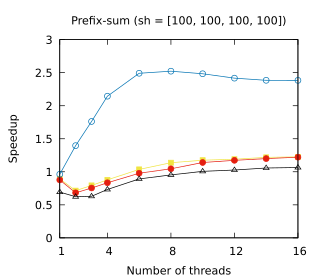

Here is the gnuplot script that generated this plot:
set title "Prefix-sum (sh = [100, 100, 100, 100])"
set terminal pdf size 3.2,2.8
set output "./results-intel-12900/Prefix-sum_sh___[100,_100,_100,_100].pdf"
set key off
set xrange [1:16]
set xtics (1, 4, 8, 12, 16, 20, 24, 28, 32)
set xlabel "Number of threads"
set yrange [0:3]
set ylabel "Speedup"
plot './results-intel-12900/Prefix-sum_sh___[100,_100,_100,_100].dat' using 1:2 title "Sequential row-based" ls 5 lw 1 pointsize 0.6 with linespoints, \
  './results-intel-12900/Prefix-sum_sh___[100,_100,_100,_100].dat' using 1:3 title "Column-wise chained" ls 7 lw 1 pointsize 0.7 with linespoints, \
  './results-intel-12900/Prefix-sum_sh___[100,_100,_100,_100].dat' using 1:4 title "Row-wise chained" ls 8 lw 1 pointsize 0.7 with linespoints, \
  './results-intel-12900/Prefix-sum_sh___[100,_100,_100,_100].dat' using 1:5 title "Assisting column-wise chained" ls 6 lw 1 pointsize 0.7 with linespoints
